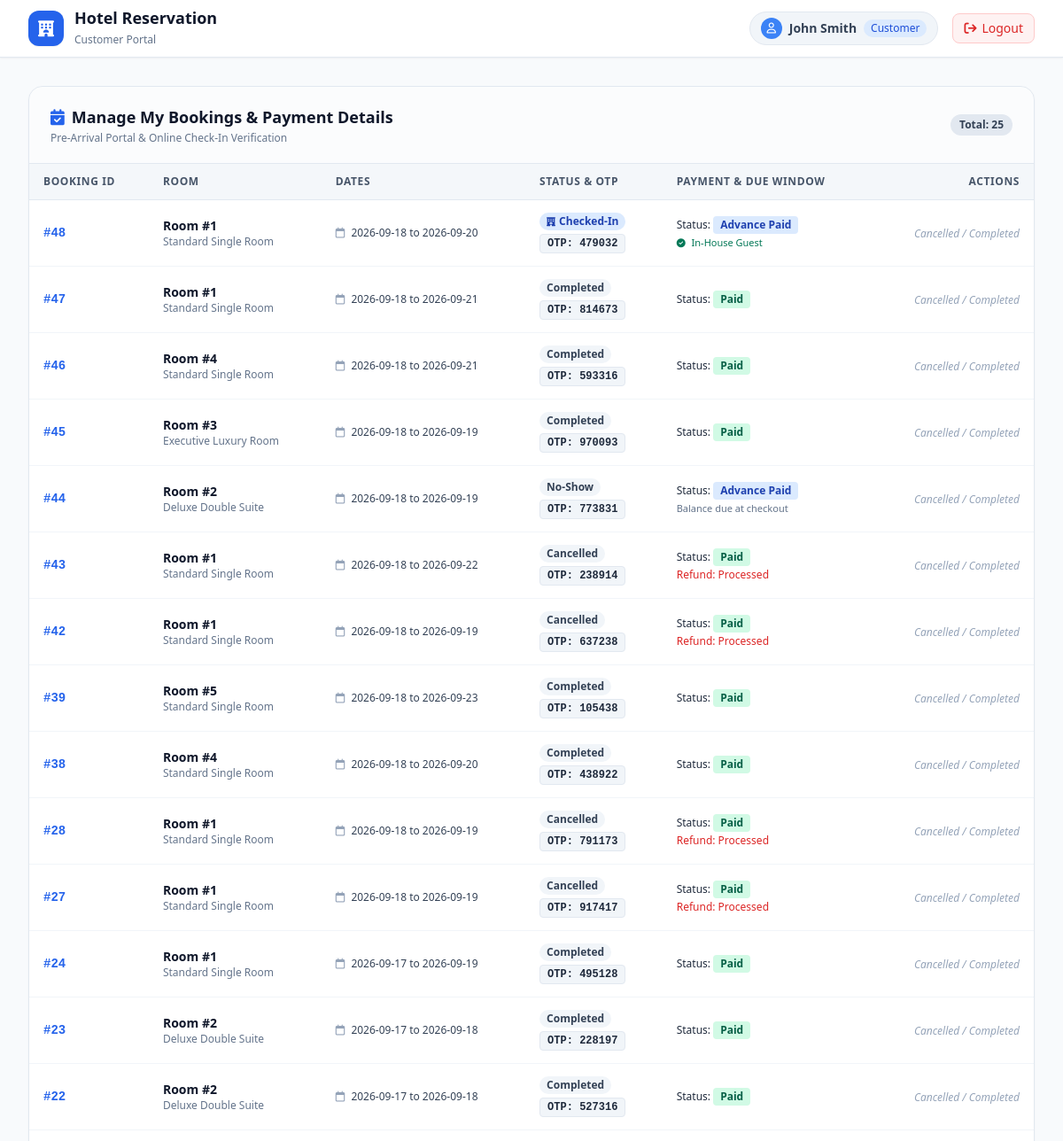
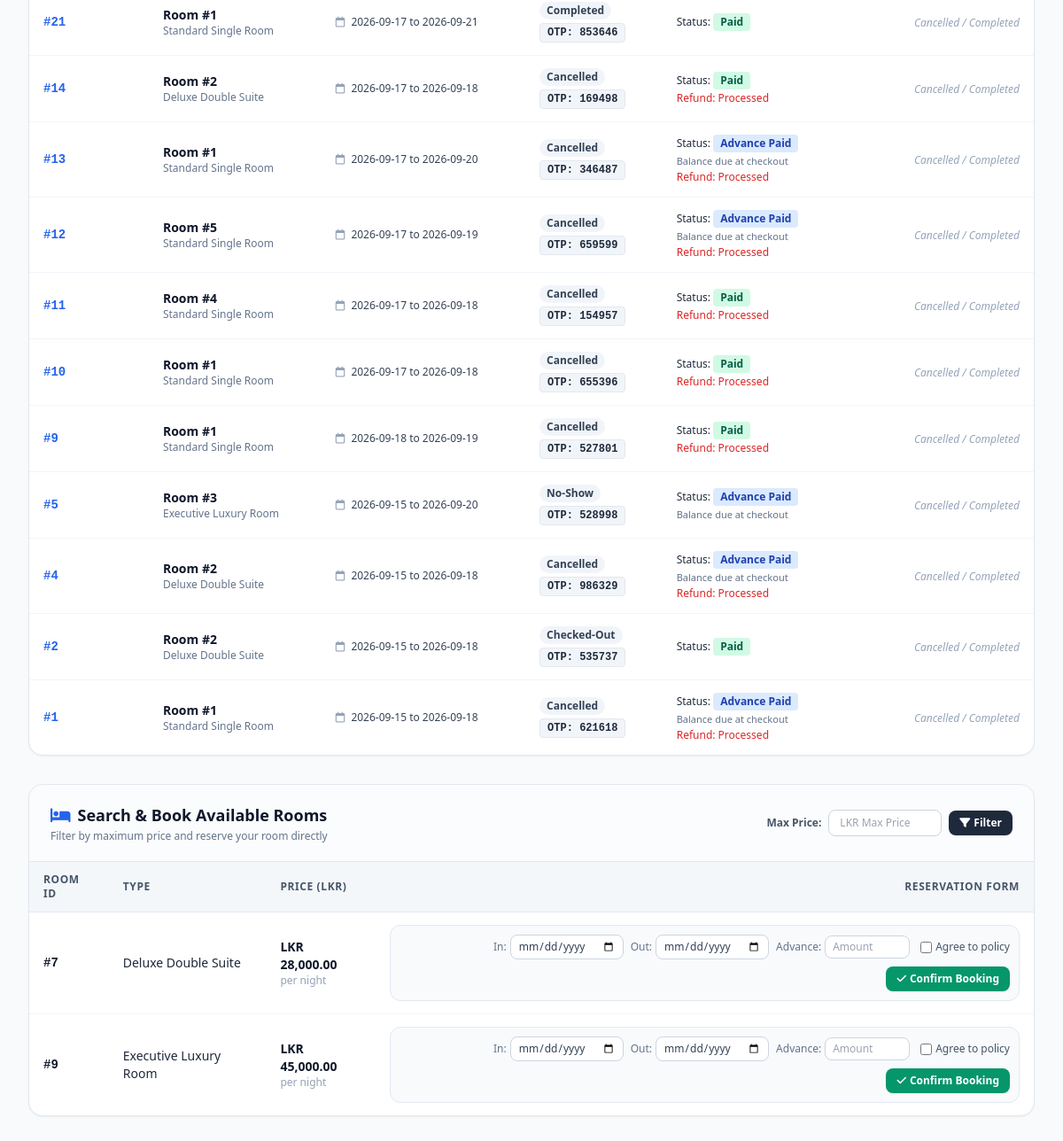
The page /customer_dashboard.php (signed in) on the database its author committed (2 pictures, top to bottom).
### tables this page shows
CREATE TABLE `bookings` (
  `bookingID` int(11) NOT NULL,
  `userID` int(11) DEFAULT NULL,
  `roomID` int(11) DEFAULT NULL,
  `checkInDate` date DEFAULT NULL,
  `checkOutDate` date DEFAULT NULL,
  `bookingStatus` varchar(30) DEFAULT 'Confirmed',
  `paymentStatus` varchar(30) DEFAULT 'Pending',
  `otp` varchar(6) DEFAULT NULL,
  `refundStatus` varchar(30) DEFAULT 'N/A',
  `dueTime` datetime DEFAULT NULL,
  `agreePolicy` tinyint(1) DEFAULT 1,
  `extraCharges` decimal(10,2) DEFAULT 0.00
);

CREATE TABLE `rooms` (
  `roomID` int(11) NOT NULL,
  `roomType` varchar(50) DEFAULT NULL,
  `price` decimal(10,2) DEFAULT NULL,
  `status` varchar(20) DEFAULT 'Available'
);

### customer_dashboard.php (the view, shortened to what the rows shown need)
<?php
require 'db.php';
$userID = $_SESSION['userID'];
$max_price = $_GET['max_price'] ?? null;
$stmt = $pdo->prepare("CALL sp_GetAvailableRooms(?)");
$stmt->execute([$max_price]);
$rooms = $stmt->fetchAll();
$stmt2 = $pdo->prepare("SELECT b.*, r.roomType FROM bookings b LEFT JOIN rooms r ON b.roomID = r.roomID WHERE b.userID = ? ORDER BY b.bookingID DESC");
$stmt2->execute([$userID]);
$my_bookings = $stmt2->fetchAll();
?>
<!DOCTYPE html>
<html lang="en">
<head>
    <script src="https://cdn.tailwindcss.com"></script>
    <link rel="stylesheet" href="https://cdnjs.cloudflare.com/ajax/libs/font-awesome/6.4.0/css/all.min.css">
</head>
<body class="bg-slate-50 min-h-screen text-slate-800 font-sans">
<main class="max-w-7xl mx-auto px-4 sm:px-6 lg:px-8 py-8 space-y-8">
    <section class="bg-white rounded-2xl shadow-sm border border-slate-200 overflow-hidden">
        <div class="px-6 py-5 border-b border-slate-200 bg-slate-50/50 flex justify-between items-center flex-wrap gap-2">
            <div>
                <h2 class="text-lg font-bold text-slate-900 flex items-center gap-2">
                    <i class="fa-solid fa-calendar-check text-blue-600"></i>
                    Manage My Bookings & Payment Details
                </h2>
            </div>
        </div>
        <div class="overflow-x-auto">
            <table class="w-full text-left border-collapse text-sm">
                <thead>
                    <tr class="bg-slate-100/75 border-b border-slate-200 text-slate-600 text-xs font-semibold uppercase tracking-wider">
                        <th class="py-3 px-4">Booking ID</th>
                        <th class="py-3 px-4">Room</th>
                        <th class="py-3 px-4">Dates</th>
                        <th class="py-3 px-4">Status & OTP</th>
                        <th class="py-3 px-4">Payment & Due Window</th>
                        <th class="py-3 px-4 text-right">Actions</th>
                    </tr>
                </thead>
                <tbody class="divide-y divide-slate-100">
                    <?php if(empty($my_bookings)): ?>
                        <tr>
                            <td colspan="6" class="py-8 text-center text-slate-400">
                                <i class="fa-regular fa-folder-open text-2xl block mb-2"></i>
                                No active bookings found. Browse available rooms below to book a stay!
                            </td>
                        </tr>
                    <?php else: ?>
                        <?php foreach($my_bookings as $mb):
                            $isConfirmed = (($mb['bookingStatus'] ?? '') == 'Confirmed');
                            $isCheckedIn = in_array(($mb['bookingStatus'] ?? ''), ['Checked-In', 'In-House']);
                            $isPaid = (($mb['paymentStatus'] ?? '') == 'Paid');
                            $isAdvance = (($mb['paymentStatus'] ?? '') == 'Advance Paid');
                        ?>
                        <tr class="hover:bg-slate-50/80 transition">
                            <td class="py-3.5 px-4 font-mono font-bold text-blue-600">
                                #<?php echo htmlspecialchars($mb['bookingID']); ?>
                            </td>
                            <td class="py-3.5 px-4">
                                <div class="font-semibold text-slate-900">Room #<?php echo htmlspecialchars($mb['roomID']); ?></div>
                                <div class="text-xs text-slate-500"><?php echo htmlspecialchars($mb['roomType'] ?? ''); ?></div>
                            </td>
                            <td class="py-3.5 px-4 text-xs font-medium text-slate-700 whitespace-nowrap">
                                <i class="fa-regular fa-calendar text-slate-400 mr-1"></i>
                                <?php echo htmlspecialchars($mb['checkInDate'] . " to " . $mb['checkOutDate']); ?>
                            </td>
                            <td class="py-3.5 px-4">
                                <div class="flex flex-col gap-1 items-start">
                                    <?php if($isCheckedIn): ?>
                                        <span class="inline-flex items-center px-2 py-0.5 rounded-full text-xs font-semibold bg-blue-100 text-blue-800">
                                            <i class="fa-solid fa-hotel mr-1 text-[10px]"></i> Checked-In
                                        </span>
                                    <?php elseif($isConfirmed): ?>
                                        <span class="inline-flex items-center px-2 py-0.5 rounded-full text-xs font-semibold bg-emerald-100 text-emerald-800">
                                            Confirmed
                                        </span>
                                    <?php else: ?>
                                        <span class="inline-flex items-center px-2 py-0.5 rounded-full text-xs font-semibold bg-slate-100 text-slate-700">
                                            <?php echo htmlspecialchars($mb['bookingStatus'] ?? ''); ?>
                                        </span>
                                    <?php endif; ?>
                                    <span class="text-xs bg-slate-100 border border-slate-200 px-2 py-0.5 rounded font-mono font-bold text-slate-800">
                                        OTP: <?php echo htmlspecialchars($mb['otp'] ?? 'N/A'); ?>
                                    </span>
                                </div>
                            </td>
                            <td class="py-3.5 px-4 text-xs space-y-0.5">
                                <div>
                                    Status:
                                    <span class="inline-flex items-center px-2 py-0.5 rounded text-xs font-semibold <?php echo $isPaid ? 'bg-emerald-100 text-emerald-800' : ($isAdvance ? 'bg-blue-100 text-blue-800' : 'bg-amber-100 text-amber-800'); ?>">
                                        <?php echo htmlspecialchars($mb['paymentStatus'] ?? 'Pending'); ?>
                                    </span>
                                </div>
                                <?php if($isCheckedIn): ?>
                                    <div class="text-emerald-700 font-medium text-[11px]">
                                        <i class="fa-solid fa-circle-check mr-1 text-[10px]"></i> In-House Guest
                                    </div>
                                <?php elseif($isAdvance): ?>
                                    <div class="text-slate-500 text-[11px]">
                                        Balance due at checkout
                                    </div>
                                <?php elseif(!$isPaid && !empty($mb['dueTime'])): ?>
                                    <div class="text-slate-500 text-[11px]">
                                        Due: <b><?php echo htmlspecialchars($mb['dueTime']); ?></b>
                                    </div>
                                <?php endif; ?>
                                <?php if(!empty($mb['refundStatus']) && $mb['refundStatus'] != 'N/A'): ?>
                                    <div class="text-red-600 font-medium">
                                        Refund: <?php echo htmlspecialchars($mb['refundStatus']); ?>
                                    </div>
                                <?php endif; ?>
                            </td>
                            <td class="py-3.5 px-4 text-right">
                                <?php if($isConfirmed): ?>
                                    <div class="flex flex-col sm:flex-row items-end sm:items-center justify-end gap-1.5">
                                        <form method="POST" class="inline-flex items-center gap-1 bg-slate-50 p-1.5 rounded-lg border border-slate-200">
                                            <input type="hidden" name="bookingID" value="<?php echo $mb['bookingID']; ?>">
                                            <input type="date" name="newCheckIn" value="<?php echo htmlspecialchars($mb['checkInDate']); ?>" required
                                                   class="border border-slate-300 rounded px-1.5 py-1 text-xs text-slate-700 bg-white focus:ring-1 focus:ring-amber-500">
                                            <input type="date" name="newCheckOut" value="<?php echo htmlspecialchars($mb['checkOutDate']); ?>" required
                                                   class="border border-slate-300 rounded px-1.5 py-1 text-xs text-slate-700 bg-white focus:ring-1 focus:ring-amber-500">
                                            <button type="submit" name="modify_booking"
                                                    class="bg-amber-500 hover:bg-amber-600 text-white font-semibold text-xs px-2.5 py-1 rounded transition shadow-sm">
                                                Modify
                                            </button>
                                        </form>
                                        <form method="POST" onsubmit="return confirm('Are you sure you want to cancel? Auto-refund will be initiated.');" class="inline">
                                            <input type="hidden" name="bookingID" value="<?php echo $mb['bookingID']; ?>">
                                            <button type="submit" name="cancel_booking"
                                                    class="bg-red-500 hover:bg-red-600 text-white font-semibold text-xs px-2.5 py-1.5 rounded-lg transition shadow-sm">
                                                Cancel & Refund
                                            </button>
                                        </form>
                                    </div>
                                <?php else: ?>
                                    <span class="text-xs text-slate-400 italic">Cancelled / Completed</span>
                                <?php endif; ?>
                            </td>
                        </tr>
                        <?php endforeach; ?>
                    <?php endif; ?>
                </tbody>
            </table>
        </div>
    </section>
    <section class="bg-white rounded-2xl shadow-sm border border-slate-200 overflow-hidden">
        <div class="px-6 py-5 border-b border-slate-200 bg-slate-50/50 flex justify-between items-center flex-wrap gap-4">
            <div>
                <h2 class="text-lg font-bold text-slate-900 flex items-center gap-2">
                    <i class="fa-solid fa-bed text-blue-600"></i>
                    Search & Book Available Rooms
                </h2>
            </div>
        </div>
        <div class="overflow-x-auto">
            <table class="w-full text-left border-collapse text-sm">
                <thead>
                    <tr class="bg-slate-100/75 border-b border-slate-200 text-slate-600 text-xs font-semibold uppercase tracking-wider">
                        <th class="py-3 px-4">Room ID</th>
                        <th class="py-3 px-4">Type</th>
                        <th class="py-3 px-4">Price (LKR)</th>
                        <th class="py-3 px-4 text-right">Reservation Form</th>
                    </tr>
                </thead>
                <tbody class="divide-y divide-slate-100">
                    <?php if(empty($rooms)): ?>
                        <tr>
                            <td colspan="4" class="py-8 text-center text-slate-400">
                                <i class="fa-solid fa-circle-exclamation text-2xl block mb-2"></i>
                                No rooms available matching your filter criteria.
                            </td>
                        </tr>
                    <?php else: ?>
                        <?php foreach($rooms as $room): ?>
                        <tr class="hover:bg-slate-50/80 transition">
                            <td class="py-3.5 px-4 font-mono font-bold text-slate-900">
                                #<?php echo $room['roomID']; ?>
                            </td>
                            <td class="py-3.5 px-4 font-medium text-slate-800">
                                <?php echo htmlspecialchars($room['roomType']); ?>
                            </td>
                            <td class="py-3.5 px-4">
                                <span class="font-bold text-slate-900 text-sm">
                                    LKR <?php echo number_format($room['price'], 2); ?>
                                </span>
                                <span class="text-xs text-slate-400 block">per night</span>
                            </td>
                            <td class="py-3.5 px-4 text-right">
                                <form method="POST" class="booking-form inline-flex flex-wrap items-center justify-end gap-2 bg-slate-50 p-2.5 rounded-xl border border-slate-200" data-room-price="<?php echo htmlspecialchars($room['price']); ?>">
                                    <div class="flex items-center gap-1">
                                        <span class="text-xs text-slate-500 font-medium">In:</span>
                                        <input type="date" name="checkInDate" required
                                               class="border border-slate-300 rounded-lg px-2 py-1 text-xs text-slate-700 bg-white focus:ring-1 focus:ring-blue-500">
                                    </div>
                                    <div class="flex items-center gap-1">
                                        <span class="text-xs text-slate-500 font-medium">Out:</span>
                                        <input type="date" name="checkOutDate" required
                                               class="border border-slate-300 rounded-lg px-2 py-1 text-xs text-slate-700 bg-white focus:ring-1 focus:ring-blue-500">
                                    </div>
                                    <div class="flex items-center gap-1">
                                        <span class="text-xs text-slate-500 font-medium">Advance:</span>
                                        <input type="number" name="paidAmount" step="0.01" placeholder="Amount" required
                                               class="border border-slate-300 rounded-lg px-2 py-1 text-xs text-slate-700 bg-white w-24 focus:ring-1 focus:ring-blue-500">
                                    </div>
                                    <label class="flex items-center gap-1 text-xs text-slate-600 cursor-pointer ml-1">
                                        <input type="checkbox" name="agreePolicy" required class="rounded text-blue-600 focus:ring-0">
                                        <span>Agree to policy</span>
                                    </label>
                                    <button type="submit" name="book_room"
                                            class="bg-emerald-600 hover:bg-emerald-700 text-white font-semibold text-xs px-3 py-1.5 rounded-lg transition shadow-sm flex items-center gap-1 ml-1">
                                        <i class="fa-solid fa-check"></i>
                                        <span>Confirm Booking</span>
                                    </button>
                                </form>
                            </td>
                        </tr>
                        <?php endforeach; ?>
                    <?php endif; ?>
                </tbody>
            </table>
        </div>
    </section>
</main>
</body>
</html>

### rows shown on the page
bookings: bookingID "48", roomID "1", roomID.roomType "Standard Single Room", checkInDate+checkOutDate "2026-09-18 to 2026-09-20", bookingStatus "Checked-In" (drawn), otp "479032", paymentStatus "Advance Paid"
bookings: bookingID "47", roomID "1", roomID.roomType "Standard Single Room", checkInDate+checkOutDate "2026-09-18 to 2026-09-21", bookingStatus "Completed", otp "814673", paymentStatus "Paid", shows "Cancelled / Completed"
bookings: bookingID "46", roomID "4", roomID.roomType "Standard Single Room", checkInDate+checkOutDate "2026-09-18 to 2026-09-21", bookingStatus "Completed", otp "593316", paymentStatus "Paid", shows "Cancelled / Completed"
bookings: bookingID "45", roomID "3", roomID.roomType "Executive Luxury Room", checkInDate+checkOutDate "2026-09-18 to 2026-09-19", bookingStatus "Completed", otp "970093", paymentStatus "Paid", shows "Cancelled / Completed"
bookings: bookingID "44", roomID "2", roomID.roomType "Deluxe Double Suite", checkInDate+checkOutDate "2026-09-18 to 2026-09-19", bookingStatus "No-Show", otp "773831", paymentStatus "Advance Paid", shows "Balance due at checkout", shows "Cancelled / Completed"
bookings: bookingID "43", roomID "1", roomID.roomType "Standard Single Room", checkInDate+checkOutDate "2026-09-18 to 2026-09-22", bookingStatus "Cancelled", otp "238914", paymentStatus "Paid", refundStatus "Processed", shows "Cancelled / Completed"
bookings: bookingID "42", roomID "1", roomID.roomType "Standard Single Room", checkInDate+checkOutDate "2026-09-18 to 2026-09-19", bookingStatus "Cancelled", otp "637238", paymentStatus "Paid", refundStatus "Processed", shows "Cancelled / Completed"
bookings: bookingID "39", roomID "5", roomID.roomType "Standard Single Room", checkInDate+checkOutDate "2026-09-18 to 2026-09-23", bookingStatus "Completed", otp "105438", paymentStatus "Paid", shows "Cancelled / Completed"
bookings: bookingID "38", roomID "4", roomID.roomType "Standard Single Room", checkInDate+checkOutDate "2026-09-18 to 2026-09-20", bookingStatus "Completed", otp "438922", paymentStatus "Paid", shows "Cancelled / Completed"
bookings: bookingID "28", roomID "1", roomID.roomType "Standard Single Room", checkInDate+checkOutDate "2026-09-18 to 2026-09-19", bookingStatus "Cancelled", otp "791173", paymentStatus "Paid", refundStatus "Processed", shows "Cancelled / Completed"
bookings: bookingID "27", roomID "1", roomID.roomType "Standard Single Room", checkInDate+checkOutDate "2026-09-18 to 2026-09-19", bookingStatus "Cancelled", otp "917417", paymentStatus "Paid", refundStatus "Processed", shows "Cancelled / Completed"
bookings: bookingID "24", roomID "1", roomID.roomType "Standard Single Room", checkInDate+checkOutDate "2026-09-17 to 2026-09-19", bookingStatus "Completed", otp "495128", paymentStatus "Paid", shows "Cancelled / Completed"
bookings: bookingID "23", roomID "2", roomID.roomType "Deluxe Double Suite", checkInDate+checkOutDate "2026-09-17 to 2026-09-18", bookingStatus "Completed", otp "228197", paymentStatus "Paid", shows "Cancelled / Completed"
bookings: bookingID "22", roomID "2", roomID.roomType "Deluxe Double Suite", checkInDate+checkOutDate "2026-09-17 to 2026-09-18", bookingStatus "Completed", otp "527316", paymentStatus "Paid", shows "Cancelled / Completed"
bookings: bookingID "21", roomID "1", roomID.roomType "Standard Single Room", checkInDate+checkOutDate "2026-09-17 to 2026-09-21", bookingStatus "Completed", otp "853646", paymentStatus "Paid", shows "Cancelled / Completed"
bookings: bookingID "14", roomID "2", roomID.roomType "Deluxe Double Suite", checkInDate+checkOutDate "2026-09-17 to 2026-09-18", bookingStatus "Cancelled", otp "169498", paymentStatus "Paid", refundStatus "Processed", shows "Cancelled / Completed"
bookings: bookingID "13", roomID "1", roomID.roomType "Standard Single Room", checkInDate+checkOutDate "2026-09-17 to 2026-09-20", bookingStatus "Cancelled", otp "346487", paymentStatus "Advance Paid", shows "Balance due at checkout", refundStatus "Processed", shows "Cancelled / Completed"
bookings: bookingID "12", roomID "5", roomID.roomType "Standard Single Room", checkInDate+checkOutDate "2026-09-17 to 2026-09-19", bookingStatus "Cancelled", otp "659599", paymentStatus "Advance Paid", shows "Balance due at checkout", refundStatus "Processed", shows "Cancelled / Completed"
bookings: bookingID "11", roomID "4", roomID.roomType "Standard Single Room", checkInDate+checkOutDate "2026-09-17 to 2026-09-18", bookingStatus "Cancelled", otp "154957", paymentStatus "Paid", refundStatus "Processed", shows "Cancelled / Completed"
bookings: bookingID "10", roomID "1", roomID.roomType "Standard Single Room", checkInDate+checkOutDate "2026-09-17 to 2026-09-18", bookingStatus "Cancelled", otp "655396", paymentStatus "Paid", refundStatus "Processed", shows "Cancelled / Completed"
bookings: bookingID "9", roomID "1", roomID.roomType "Standard Single Room", checkInDate+checkOutDate "2026-09-18 to 2026-09-19", bookingStatus "Cancelled", otp "527801", paymentStatus "Paid", refundStatus "Processed", shows "Cancelled / Completed"
bookings: bookingID "5", roomID "3", roomID.roomType "Executive Luxury Room", checkInDate+checkOutDate "2026-09-15 to 2026-09-20", bookingStatus "No-Show", otp "528998", paymentStatus "Advance Paid", shows "Balance due at checkout", shows "Cancelled / Completed"
bookings: bookingID "4", roomID "2", roomID.roomType "Deluxe Double Suite", checkInDate+checkOutDate "2026-09-15 to 2026-09-18", bookingStatus "Cancelled", otp "986329", paymentStatus "Advance Paid", shows "Balance due at checkout", refundStatus "Processed", shows "Cancelled / Completed"
bookings: bookingID "2", roomID "2", roomID.roomType "Deluxe Double Suite", checkInDate+checkOutDate "2026-09-15 to 2026-09-18", bookingStatus "Checked-Out", otp "535737", paymentStatus "Paid", shows "Cancelled / Completed"
bookings: bookingID "1", roomID "1", roomID.roomType "Standard Single Room", checkInDate+checkOutDate "2026-09-15 to 2026-09-18", bookingStatus "Cancelled", otp "621618", paymentStatus "Advance Paid", shows "Balance due at checkout", refundStatus "Processed", shows "Cancelled / Completed"
rooms: roomID "7", roomType "Deluxe Double Suite", price "28,000.00"
rooms: roomID "9", roomType "Executive Luxury Room", price "45,000.00"

### other values the page prints
$_SESSION['name'] "John Smith"
count($my_bookings) "25"
